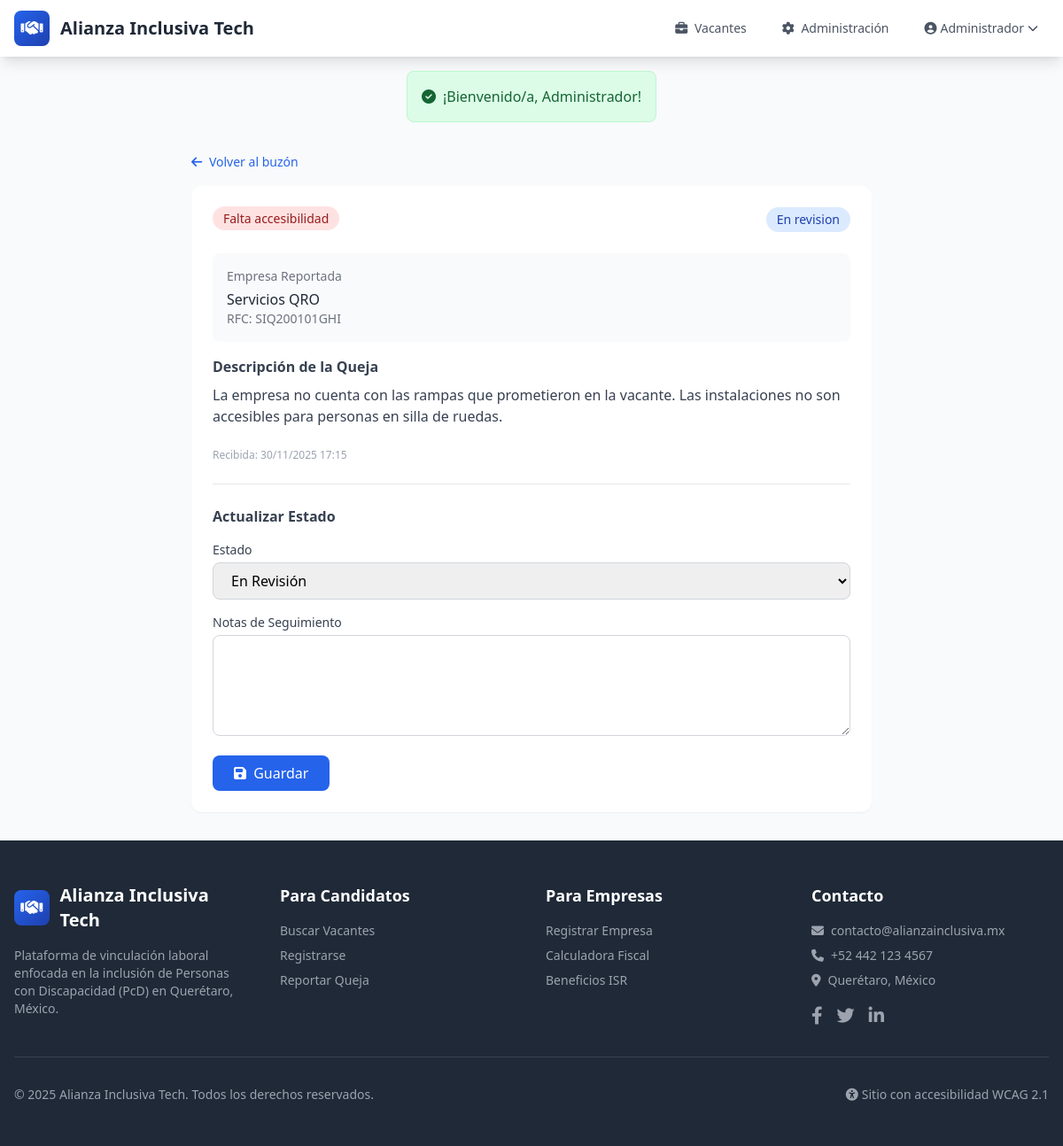
The app's page /admin/queja/1 (signed in) with its own data.
### tables this page shows
CREATE TABLE quejas_anonimas (
    id INT AUTO_INCREMENT PRIMARY KEY,
    empresa_id INT NULL,
    tipo_queja ENUM('discriminacion', 'falta_accesibilidad', 'acoso', 'incumplimiento', 'otro') NOT NULL,
    descripcion TEXT NOT NULL,
    evidencia VARCHAR(255) NULL,
    estado ENUM('pendiente', 'en_revision', 'resuelta', 'archivada') DEFAULT 'pendiente',
    notas_admin TEXT NULL,
    fecha_creacion DATETIME DEFAULT CURRENT_TIMESTAMP,
    fecha_actualizacion DATETIME DEFAULT CURRENT_TIMESTAMP ON UPDATE CURRENT_TIMESTAMP,
    FOREIGN KEY (empresa_id) REFERENCES empresas(id) ON DELETE SET NULL,
    INDEX idx_estado (estado)
);

CREATE TABLE empresas (
    id INT AUTO_INCREMENT PRIMARY KEY,
    usuario_id INT NOT NULL,
    razon_social VARCHAR(255) NOT NULL,
    rfc VARCHAR(13) NOT NULL,
    nombre_comercial VARCHAR(255) NULL,
    direccion_fiscal TEXT NOT NULL,
    colonia VARCHAR(150) NULL,
    municipio VARCHAR(100) NOT NULL,
    estado VARCHAR(100) DEFAULT 'Querétaro',
    codigo_postal VARCHAR(10) NOT NULL,
    sector_industrial VARCHAR(100) NOT NULL,
    tamano_empresa ENUM('micro', 'pequena', 'mediana', 'grande') DEFAULT 'pequena',
    telefono VARCHAR(20) NULL,
    sitio_web VARCHAR(255) NULL,
    logo VARCHAR(255) NULL,
    descripcion TEXT NULL,
    verificada TINYINT(1) DEFAULT 0,
    fecha_creacion DATETIME DEFAULT CURRENT_TIMESTAMP,
    fecha_actualizacion DATETIME DEFAULT CURRENT_TIMESTAMP ON UPDATE CURRENT_TIMESTAMP,
    FOREIGN KEY (usuario_id) REFERENCES usuarios(id) ON DELETE CASCADE,
    INDEX idx_rfc (rfc),
    INDEX idx_municipio (municipio)
);

### app/controllers/BaseController.php (called while the page is built, shortened)
<?php
class BaseController {
    public function __construct() {
        try {
            $this->db = Database::getInstance()->getConnection();
        } catch (Exception $e) {
            $this->db = null;
        }
    }
    protected function view($view, $data = []) {
        extract($data);
        require_once VIEWS_PATH . '/layouts/header.php';
        require_once VIEWS_PATH . '/' . $view . '.php';
        require_once VIEWS_PATH . '/layouts/footer.php';
    }
}

### app/controllers/AdminController.php (called while the page is built, shortened)
<?php
class AdminController extends BaseController {
    public function verQueja($id) {
        $stmt = $this->db->prepare("
            SELECT q.*, e.nombre_comercial, e.razon_social, e.rfc
            FROM quejas_anonimas q
            LEFT JOIN empresas e ON q.empresa_id = e.id
            WHERE q.id = ?
        ");
        $stmt->execute([$id]);
        $queja = $stmt->fetch();
        $this->view('admin/queja_detalle', ['queja' => $queja]);
    }
}

### app/config/router.php (called while the page is built, shortened)
<?php
class Router {
    private $routes = [];
    public function get($pattern, $callback) {
        $this->routes['GET'][$pattern] = $callback;
    }
    public function post($pattern, $callback) {
        $this->routes['POST'][$pattern] = $callback;
    }
    public function dispatch() {
        $method = $_SERVER['REQUEST_METHOD'];
        $uri = $this->getUri();
        if (isset($this->routes[$method])) {
            foreach ($this->routes[$method] as $pattern => $callback) {
                $pattern = preg_replace('/\{([a-zA-Z0-9_]+)\}/', '(?P<$1>[^/]+)', $pattern);
                $pattern = '#^' . $pattern . '$#';
                if (preg_match($pattern, $uri, $matches)) {
                    $params = array_filter($matches, function($key) {
                        return !is_numeric($key);
                    }, ARRAY_FILTER_USE_KEY);
                    return $this->executeCallback($callback, $params);
                }
            }
        }
    }
    private function getUri() {
        $uri = $_SERVER['REQUEST_URI'];
        $uri = '/' . ltrim($uri, '/');
        if ($uri !== '/') {
            $uri = rtrim($uri, '/');
        }
        return $uri;
    }
    private function executeCallback($callback, $params = []) {
        if (is_array($callback)) {
            $controller = $callback[0];
            $method = $callback[1];
            if (is_string($controller)) {
                $controller = new $controller();
            }
            return call_user_func_array([$controller, $method], $params);
        }
        return call_user_func_array($callback, $params);
    }
}

### index.php (called while the page is built, shortened)
<?php
require_once BASE_PATH . '/app/config/database.php';
require_once BASE_PATH . '/app/config/helpers.php';
require_once BASE_PATH . '/app/config/router.php';
require_once BASE_PATH . '/app/controllers/BaseController.php';
require_once BASE_PATH . '/app/controllers/AdminController.php';
$router = new Router();
$router->get('/', ['HomeController', 'index']);
$router->get('/vacantes', ['VacanteController', 'listar']);
$router->get('/vacante/{slug}', ['VacanteController', 'ver']);
$router->get('/login', ['AuthController', 'loginForm']);
$router->post('/login', ['AuthController', 'login']);
$router->get('/registro', ['AuthController', 'registroForm']);
$router->get('/registro/empresa', ['AuthController', 'registroEmpresaForm']);
$router->post('/registro/empresa', ['AuthController', 'registroEmpresa']);
$router->get('/registro/candidato', ['AuthController', 'registroCandidatoForm']);
$router->post('/registro/candidato', ['AuthController', 'registroCandidato']);
$router->get('/logout', ['AuthController', 'logout']);
$router->get('/recuperar', ['AuthController', 'recuperarForm']);
$router->post('/recuperar', ['AuthController', 'recuperar']);
$router->get('/empresa/dashboard', ['EmpresaController', 'dashboard']);
$router->get('/empresa/perfil', ['EmpresaController', 'perfil']);
$router->post('/empresa/perfil', ['EmpresaController', 'actualizarPerfil']);
$router->get('/empresa/vacantes', ['EmpresaController', 'misVacantes']);
$router->get('/empresa/vacante/nueva', ['EmpresaController', 'nuevaVacante']);
$router->post('/empresa/vacante/nueva', ['EmpresaController', 'guardarVacante']);
$router->get('/empresa/vacante/{id}/editar', ['EmpresaController', 'editarVacante']);
$router->post('/empresa/vacante/{id}/editar', ['EmpresaController', 'actualizarVacante']);
$router->get('/empresa/vacante/{id}/postulaciones', ['EmpresaController', 'verPostulaciones']);
$router->post('/empresa/postulacion/{id}/estado', ['EmpresaController', 'cambiarEstadoPostulacion']);
$router->get('/empresa/contrataciones', ['EmpresaController', 'contrataciones']);
$router->get('/empresa/contratacion/nueva', ['EmpresaController', 'nuevaContratacion']);
$router->post('/empresa/contratacion/nueva', ['EmpresaController', 'guardarContratacion']);
$router->get('/candidato/dashboard', ['CandidatoController', 'dashboard']);
$router->get('/candidato/perfil', ['CandidatoController', 'perfil']);
$router->post('/candidato/perfil', ['CandidatoController', 'actualizarPerfil']);
$router->get('/candidato/postulaciones', ['CandidatoController', 'misPostulaciones']);
$router->post('/vacante/{id}/postular', ['CandidatoController', 'postular']);
$router->get('/candidato/vacantes-compatibles', ['CandidatoController', 'vacantesCompatibles']);
$router->get('/fiscal/calculadora', ['FiscalController', 'calculadora']);
$router->post('/fiscal/calcular', ['FiscalController', 'calcular']);
$router->get('/fiscal/reporte', ['FiscalController', 'reporte']);
$router->get('/fiscal/reporte/pdf', ['FiscalController', 'generarPDF']);
$router->get('/admin/dashboard', ['AdminController', 'dashboard']);
$router->get('/admin/candidatos', ['AdminController', 'candidatos']);
$router->get('/admin/candidato/{id}', ['AdminController', 'verCandidato']);
$router->post('/admin/candidato/{id}/verificar', ['AdminController', 'verificarCertificado']);
$router->get('/admin/empresas', ['AdminController', 'empresas']);
$router->post('/admin/empresa/{id}/verificar', ['AdminController', 'verificarEmpresa']);
$router->get('/admin/vacantes', ['AdminController', 'vacantes']);
$router->post('/admin/vacante/{id}/estado', ['AdminController', 'cambiarEstadoVacante']);
$router->get('/admin/quejas', ['AdminController', 'quejas']);
$router->get('/admin/queja/{id}', ['AdminController', 'verQueja']);
$router->post('/admin/queja/{id}/estado', ['AdminController', 'cambiarEstadoQueja']);
$router->get('/admin/reportes', ['AdminController', 'reportes']);
$router->get('/queja/nueva', ['AdminController', 'nuevaQueja']);
$router->post('/queja/nueva', ['AdminController', 'guardarQueja']);
$router->get('/admin/configuraciones', ['ConfigController', 'index']);
$router->post('/admin/configuraciones', ['ConfigController', 'guardar']);
$router->notFound(function() {
    require_once VIEWS_PATH . '/layouts/header.php';
    echo '<div class="container mx-auto px-4 py-16 text-center">';
    echo '<h1 class="text-6xl font-bold text-gray-300 mb-4">404</h1>';
    echo '<p class="text-xl text-gray-600 mb-8">Página no encontrada</p>';
    echo '<a href="' . BASE_URL . '" class="bg-blue-600 text-white px-6 py-3 rounded-lg hover:bg-blue-700 transition">Volver al inicio</a>';
    echo '</div>';
    require_once VIEWS_PATH . '/layouts/footer.php';
});
$router->dispatch();

### app/config/database.php (called while the page is built, shortened)
<?php
class Database {
    private static $instance = null;
    private $connection;
    private function __construct() {
        try {
            $dsn = "mysql:host=" . DB_HOST . ";dbname=" . DB_NAME . ";charset=" . DB_CHARSET;
            $options = [
                PDO::ATTR_ERRMODE => PDO::ERRMODE_EXCEPTION,
                PDO::ATTR_DEFAULT_FETCH_MODE => PDO::FETCH_ASSOC,
                PDO::ATTR_EMULATE_PREPARES => false,
            ];
            $this->connection = new PDO($dsn, DB_USER, DB_PASS, $options);
        } catch (PDOException $e) {
            if (defined('ENVIRONMENT') && ENVIRONMENT === 'development') {
                error_log("Error de conexión DB: " . $e->getMessage());
            } else {
                error_log("Error de conexión DB - Código: " . $e->getCode());
            }
            throw new Exception("Error de conexión a la base de datos");
        }
    }
    public static function getInstance() {
        if (self::$instance === null) {
            self::$instance = new self();
        }
        return self::$instance;
    }
    public function getConnection() {
        return $this->connection;
    }
}

### app/config/helpers.php (called while the page is built, shortened)
<?php
function formatoFecha($fecha, $conHora = false) {
    $timestamp = strtotime($fecha);
    if ($conHora) {
        return date('d/m/Y H:i', $timestamp);
    }
    return date('d/m/Y', $timestamp);
}

### app/views/admin/queja_detalle.php (the view, shortened to what this page needs)
<div class="py-8 px-4">
    <div class="max-w-3xl mx-auto">
        <a href="<?= BASE_URL ?>/admin/quejas" class="text-primary hover:underline text-sm">
            <i class="fas fa-arrow-left mr-1"></i> Volver al buzón
        </a>
        <div class="bg-white rounded-xl shadow-sm p-6 mt-4">
            <div class="flex justify-between items-start mb-6">
                <div>
                    <span class="bg-red-100 text-red-800 px-3 py-1 rounded-full text-sm font-medium">
                        <?= ucfirst(str_replace('_', ' ', $queja['tipo_queja'])) ?>
                    </span>
                </div>
                <span class="px-3 py-1 rounded-full text-sm font-medium
                    <?= $queja['estado'] === 'pendiente' ? 'bg-yellow-100 text-yellow-800' :
                       ($queja['estado'] === 'en_revision' ? 'bg-blue-100 text-blue-800' :
                       ($queja['estado'] === 'resuelta' ? 'bg-green-100 text-green-800' : 'bg-gray-100 text-gray-800')) ?>">
                    <?= ucfirst(str_replace('_', ' ', $queja['estado'])) ?>
                </span>
            </div>
            <?php if ($queja['empresa_id']): ?>
            <div class="mb-4 p-4 bg-gray-50 rounded-lg">
                <p class="text-sm text-gray-500 mb-1">Empresa Reportada</p>
                <p class="font-medium text-gray-800"><?= htmlspecialchars($queja['nombre_comercial'] ?? $queja['razon_social']) ?></p>
                <p class="text-sm text-gray-500">RFC: <?= htmlspecialchars($queja['rfc']) ?></p>
            </div>
            <?php endif; ?>
            <div class="mb-6">
                <h3 class="font-semibold text-gray-700 mb-2">Descripción de la Queja</h3>
                <p class="text-gray-700 whitespace-pre-wrap"><?= htmlspecialchars($queja['descripcion']) ?></p>
            </div>
            <p class="text-xs text-gray-400 mb-6">Recibida: <?= formatoFecha($queja['fecha_creacion'], true) ?></p>
            <div class="border-t pt-6">
                <h3 class="font-semibold text-gray-700 mb-4">Actualizar Estado</h3>
                <form method="POST" action="<?= BASE_URL ?>/admin/queja/<?= $queja['id'] ?>/estado">
                    <div class="mb-4">
                        <label class="block text-sm font-medium text-gray-700 mb-1">Estado</label>
                        <select name="estado" class="w-full px-4 py-2 border border-gray-300 rounded-lg">
                            <option value="en_revision" <?= $queja['estado'] === 'en_revision' ? 'selected' : '' ?>>En Revisión</option>
                        </select>
                    </div>
                    <div class="mb-4">
                        <label class="block text-sm font-medium text-gray-700 mb-1">Notas de Seguimiento</label>
                        <textarea name="notas_admin" rows="4" class="w-full px-4 py-2 border border-gray-300 rounded-lg"><?= htmlspecialchars($queja['notas_admin'] ?? '') ?></textarea>
                    </div>
                    <button type="submit" class="btn-primary text-white px-6 py-2 rounded-lg">
                        <i class="fas fa-save mr-1"></i> Guardar
                    </button>
                </form>
            </div>
        </div>
    </div>
</div>

### records on screen
quejas_anonimas: tipo_queja "Falta accesibilidad", estado "En revision", empresa.nombre_comercial "Servicios QRO", empresa.rfc "SIQ200101GHI", descripcion "La empresa no cuenta con las rampas que prometieron en la vacante. Las instalaciones no son accesibles para personas en silla de ruedas.", fecha_creacion "30/11/2025 17:15", estado "En Revisión"

### other values on screen
$sitioNombre "Alianza Inclusiva Tech"
$user['nombre'] "Administrador"
$flash['mensaje'] "¡Bienvenido/a, Administrador!"
SITE_NAME "Alianza Inclusiva Tech"
SITE_CONTACT_EMAIL "contacto@alianzainclusiva.mx"
SITE_CONTACT_PHONE "+52 442 123 4567"
